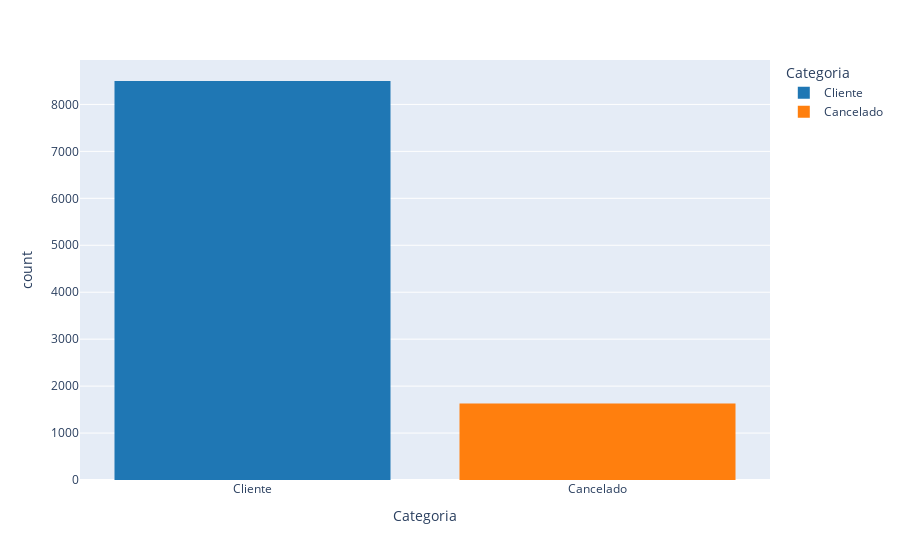
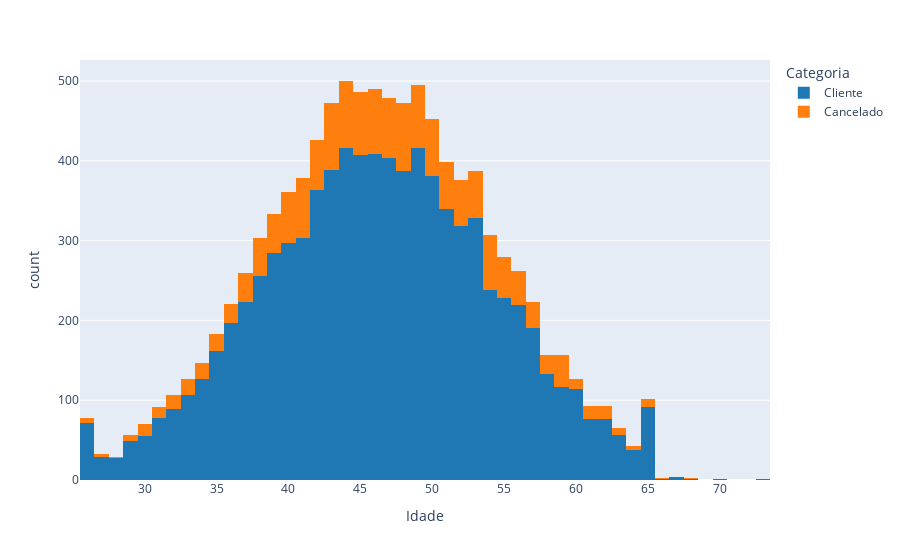
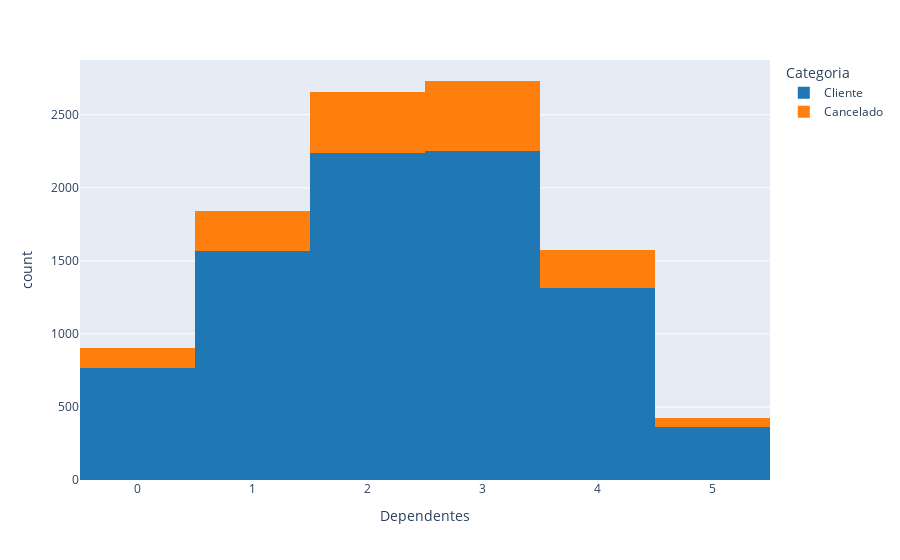
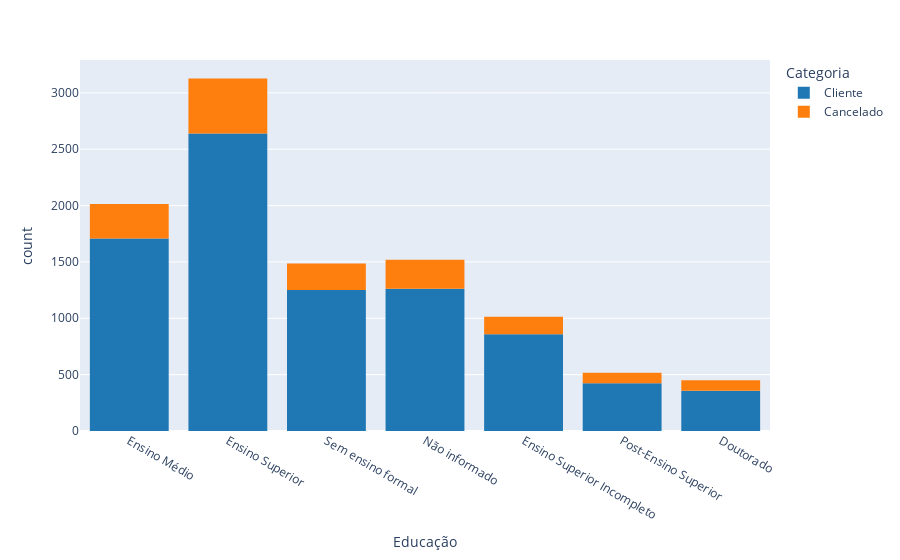

Notebook code for these charts, in order:
### Markdown cell above
### Generate and display histograms for each column in the dataset

### Code cell
def plot_histograms(df):
    for column in df.columns:
        fig = px.histogram(df, x=column, color="Categoria", color_discrete_sequence=px.colors.qualitative.D3)
        fig.show()

plot_histograms(df)

### Figure 1 — Plotly figure (JSON) as saved in the notebook; plotly's stock layout.template omitted (floating-point values rounded to 4 significant figures; data arrays with more than 128 entries replaced by an {"elided": "..."} marker saying what was removed)
{"data": [{"bingroup": "x", "hovertemplate": "Categoria=%{x}<br>count=%{y}<extra></extra>", "legendgroup": "Cliente", "marker": {"color": "#1F77B4", "pattern": {"shape": ""}}, "name": "Cliente", "orientation": "v", "showlegend": true, "type": "histogram", "x": {"elided": "8499 str values"}, "xaxis": "x", "yaxis": "y"}, {"bingroup": "x", "hovertemplate": "Categoria=%{x}<br>count=%{y}<extra></extra>", "legendgroup": "Cancelado", "marker": {"color": "#FF7F0E", "pattern": {"shape": ""}}, "name": "Cancelado", "orientation": "v", "showlegend": true, "type": "histogram", "x": {"elided": "1627 str values"}, "xaxis": "x", "yaxis": "y"}], "layout": {"barmode": "relative", "legend": {"title": {"text": "Categoria"}, "tracegroupgap": 0}, "margin": {"t": 60}, "xaxis": {"anchor": "y", "categoryarray": ["Cliente", "Cancelado"], "categoryorder": "array", "domain": [0, 1], "title": {"text": "Categoria"}}, "yaxis": {"anchor": "x", "domain": [0, 1], "title": {"text": "count"}}}}

### Figure 2 — Plotly figure (JSON) as saved in the notebook; plotly's stock layout.template omitted (floating-point values rounded to 4 significant figures; data arrays with more than 128 entries replaced by an {"elided": "..."} marker saying what was removed)
{"data": [{"bingroup": "x", "hovertemplate": "Categoria=Cliente<br>Idade=%{x}<br>count=%{y}<extra></extra>", "legendgroup": "Cliente", "marker": {"color": "#1F77B4", "pattern": {"shape": ""}}, "name": "Cliente", "orientation": "v", "showlegend": true, "type": "histogram", "x": {"elided": "8499 int values"}, "xaxis": "x", "yaxis": "y"}, {"bingroup": "x", "hovertemplate": "Categoria=Cancelado<br>Idade=%{x}<br>count=%{y}<extra></extra>", "legendgroup": "Cancelado", "marker": {"color": "#FF7F0E", "pattern": {"shape": ""}}, "name": "Cancelado", "orientation": "v", "showlegend": true, "type": "histogram", "x": {"elided": "1627 int values"}, "xaxis": "x", "yaxis": "y"}], "layout": {"barmode": "relative", "legend": {"title": {"text": "Categoria"}, "tracegroupgap": 0}, "margin": {"t": 60}, "xaxis": {"anchor": "y", "domain": [0, 1], "title": {"text": "Idade"}}, "yaxis": {"anchor": "x", "domain": [0, 1], "title": {"text": "count"}}}}

### Figure 3 — Plotly figure (JSON) as saved in the notebook; plotly's stock layout.template omitted (floating-point values rounded to 4 significant figures; data arrays with more than 128 entries replaced by an {"elided": "..."} marker saying what was removed)
{"data": [{"bingroup": "x", "hovertemplate": "Categoria=Cliente<br>Dependentes=%{x}<br>count=%{y}<extra></extra>", "legendgroup": "Cliente", "marker": {"color": "#1F77B4", "pattern": {"shape": ""}}, "name": "Cliente", "orientation": "v", "showlegend": true, "type": "histogram", "x": {"elided": "8499 int values"}, "xaxis": "x", "yaxis": "y"}, {"bingroup": "x", "hovertemplate": "Categoria=Cancelado<br>Dependentes=%{x}<br>count=%{y}<extra></extra>", "legendgroup": "Cancelado", "marker": {"color": "#FF7F0E", "pattern": {"shape": ""}}, "name": "Cancelado", "orientation": "v", "showlegend": true, "type": "histogram", "x": {"elided": "1627 int values"}, "xaxis": "x", "yaxis": "y"}], "layout": {"barmode": "relative", "legend": {"title": {"text": "Categoria"}, "tracegroupgap": 0}, "margin": {"t": 60}, "xaxis": {"anchor": "y", "domain": [0, 1], "title": {"text": "Dependentes"}}, "yaxis": {"anchor": "x", "domain": [0, 1], "title": {"text": "count"}}}}

### Figure 4 — Plotly figure (JSON) as saved in the notebook; plotly's stock layout.template omitted (floating-point values rounded to 4 significant figures; data arrays with more than 128 entries replaced by an {"elided": "..."} marker saying what was removed)
{"data": [{"bingroup": "x", "hovertemplate": "Categoria=Cliente<br>Educação=%{x}<br>count=%{y}<extra></extra>", "legendgroup": "Cliente", "marker": {"color": "#1F77B4", "pattern": {"shape": ""}}, "name": "Cliente", "orientation": "v", "showlegend": true, "type": "histogram", "x": {"elided": "8499 str values"}, "xaxis": "x", "yaxis": "y"}, {"bingroup": "x", "hovertemplate": "Categoria=Cancelado<br>Educação=%{x}<br>count=%{y}<extra></extra>", "legendgroup": "Cancelado", "marker": {"color": "#FF7F0E", "pattern": {"shape": ""}}, "name": "Cancelado", "orientation": "v", "showlegend": true, "type": "histogram", "x": {"elided": "1627 str values"}, "xaxis": "x", "yaxis": "y"}], "layout": {"barmode": "relative", "legend": {"title": {"text": "Categoria"}, "tracegroupgap": 0}, "margin": {"t": 60}, "xaxis": {"anchor": "y", "domain": [0, 1], "title": {"text": "Educação"}}, "yaxis": {"anchor": "x", "domain": [0, 1], "title": {"text": "count"}}}}
